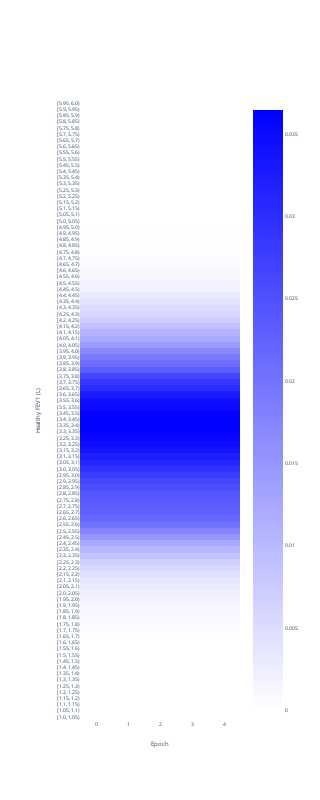

The notebook cell saved with this chart:
### Code cell
# Create one heatmap for each day, with the HFEV1shared.name as the y axis, the day as the x axis and the probability as the value
# def create_heatmap(df, shared_var):
x = df_res_hfev1.columns
y = df_res_hfev1.index
z = df_res_hfev1

fig = go.Figure()
colorscale = [[0, "white"], [1, "blue"]]
fig.add_trace(go.Heatmap(z=z, x=x, y=y, colorscale=colorscale))
fig.update_layout(
    # title=f"Probability of {shared_var.name} given {', '.join(shared_var.parents)}",
    yaxis_title=HFEV1.name,
    xaxis_title="Epoch",
    width=300,
    height=800,
    font=dict(size=5),
)
fig.show()

### Figure 1 — Plotly figure (JSON) as saved in the notebook; plotly's stock layout.template omitted (floating-point values rounded to 4 significant figures; data arrays with more than 128 entries replaced by an {"elided": "..."} marker saying what was removed)
{"data": [{"colorscale": [[0, "white"], [1, "blue"]], "type": "heatmap", "x": ["0", "1", "2", "3", "4"], "y": ["[1.0, 1.05)", "[1.05, 1.1)", "[1.1, 1.15)", "[1.15, 1.2)", "[1.2, 1.25)", "[1.25, 1.3)", "[1.3, 1.35)", "[1.35, 1.4)", "[1.4, 1.45)", "[1.45, 1.5)", "[1.5, 1.55)", "[1.55, 1.6)", "[1.6, 1.65)", "[1.65, 1.7)", "[1.7, 1.75)", "[1.75, 1.8)", "[1.8, 1.85)", "[1.85, 1.9)", "[1.9, 1.95)", "[1.95, 2.0)", "[2.0, 2.05)", "[2.05, 2.1)", "[2.1, 2.15)", "[2.15, 2.2)", "[2.2, 2.25)", "[2.25, 2.3)", "[2.3, 2.35)", "[2.35, 2.4)", "[2.4, 2.45)", "[2.45, 2.5)", "[2.5, 2.55)", "[2.55, 2.6)", "[2.6, 2.65)", "[2.65, 2.7)", "[2.7, 2.75)", "[2.75, 2.8)", "[2.8, 2.85)", "[2.85, 2.9)", "[2.9, 2.95)", "[2.95, 3.0)", "[3.0, 3.05)", "[3.05, 3.1)", "[3.1, 3.15)", "[3.15, 3.2)", "[3.2, 3.25)", "[3.25, 3.3)", "[3.3, 3.35)", "[3.35, 3.4)", "[3.4, 3.45)", "[3.45, 3.5)", "[3.5, 3.55)", "[3.55, 3.6)", "[3.6, 3.65)", "[3.65, 3.7)", "[3.7, 3.75)", "[3.75, 3.8)", "[3.8, 3.85)", "[3.85, 3.9)", "[3.9, 3.95)", "[3.95, 4.0)", "[4.0, 4.05)", "[4.05, 4.1)", "[4.1, 4.15)", "[4.15, 4.2)", "[4.2, 4.25)", "[4.25, 4.3)", "[4.3, 4.35)", "[4.35, 4.4)", "[4.4, 4.45)", "[4.45, 4.5)", "[4.5, 4.55)", "[4.55, 4.6)", "[4.6, 4.65)", "[4.65, 4.7)", "[4.7, 4.75)", "[4.75, 4.8)", "[4.8, 4.85)", "[4.85, 4.9)", "[4.9, 4.95)", "[4.95, 5.0)", "[5.0, 5.05)", "[5.05, 5.1)", "[5.1, 5.15)", "[5.15, 5.2)", "[5.2, 5.25)", "[5.25, 5.3)", "[5.3, 5.35)", "[5.35, 5.4)", "[5.4, 5.45)", "[5.45, 5.5)", "[5.5, 5.55)", "[5.55, 5.6)", "[5.6, 5.65)", "[5.65, 5.7)", "[5.7, 5.75)", "[5.75, 5.8)", "[5.8, 5.85)", "[5.85, 5.9)", "[5.9, 5.95)", "[5.95, 6.0)"], "z": {"elided": "100x5 float values"}}], "layout": {"font": {"size": 5}, "height": 800, "width": 300, "xaxis": {"title": {"text": "Epoch"}}, "yaxis": {"title": {"text": "Healthy FEV1 (L)"}}}}
